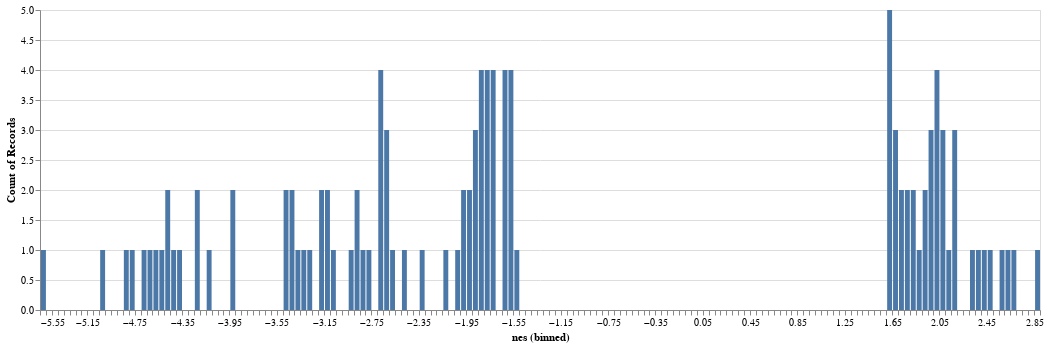

Source (notebook cell):
### Code cell
nes_dist("h", alpha=0.05)

### Figure 1 — Vega-Lite specification as saved in the notebook (floating-point values rounded to 4 significant figures)
{"config": {"view": {"continuousWidth": 300, "continuousHeight": 300}}, "data": {"name": "data-9d04fad007d9312eeee3db9ad27cb8fe"}, "mark": {"type": "bar"}, "encoding": {"x": {"bin": {"step": 0.05}, "field": "nes", "type": "quantitative"}, "y": {"aggregate": "count", "type": "quantitative"}}, "height": 300, "width": 1000, "$schema": "https://vega.github.io/schema/vega-lite/v5.15.1.json", "datasets": {"data-9d04fad007d9312eeee3db9ad27cb8fe": [{"nes": -4.6}, {"nes": -4.47}, {"nes": -3.928}, {"nes": -3.326}, {"nes": -3.14}, {"nes": -3.111}, {"nes": -2.645}, {"nes": -2.345}, {"nes": -2.102}, {"nes": -1.976}, {"nes": -1.88}, {"nes": -1.846}, {"nes": -1.799}, {"nes": -1.573}, {"nes": -4.808}, {"nes": -4.574}, {"nes": -4.139}, {"nes": -3.352}, {"nes": -3.264}, {"nes": -3.182}, {"nes": -2.599}, {"nes": -2.498}, {"nes": -2.036}, {"nes": -1.915}, {"nes": -1.899}, {"nes": -1.843}, {"nes": -1.815}, {"nes": -1.718}, {"nes": -1.701}, {"nes": -1.636}, {"nes": -1.6}, {"nes": -1.564}, {"nes": -4.675}, {"nes": -4.456}, {"nes": -3.91}, {"nes": -3.435}, {"nes": -2.946}, {"nes": -2.765}, {"nes": -2.653}, {"nes": -2.639}, {"nes": -1.813}, {"nes": -1.779}, {"nes": -1.779}, {"nes": -1.627}, {"nes": -1.531}, {"nes": -5.019}, {"nes": -4.751}, {"nes": -4.427}, {"nes": -3.46}, {"nes": -3.056}, {"nes": -2.881}, {"nes": -2.808}, {"nes": -2.691}, {"nes": -1.997}, {"nes": -1.746}, {"nes": -1.61}, {"nes": -1.603}, {"nes": -1.578}, {"nes": -5.526}, {"nes": -4.528}, {"nes": -4.214}, {"nes": -3.418}, {"nes": -2.884}, {"nes": -2.687}, {"nes": -2.665}, {"nes": -2.629}, {"nes": -1.917}, {"nes": -1.782}, {"nes": -4.38}, {"nes": -4.208}, {"nes": -3.483}, {"nes": -3.157}, {"nes": -1.867}, {"nes": -1.732}, {"nes": 1.985}, {"nes": 1.788}, {"nes": 2.005}, {"nes": 1.912}, {"nes": 2.674}, {"nes": 2.62}, {"nes": 2.05}, {"nes": 1.742}, {"nes": 1.623}, {"nes": 1.617}, {"nes": 2.887}, {"nes": 2.566}, {"nes": 2.187}, {"nes": 2.431}, {"nes": 2.374}, {"nes": 2.113}, {"nes": 1.817}, {"nes": 1.764}, {"nes": 1.723}, {"nes": 1.631}, {"nes": 2.324}, {"nes": 2.152}, {"nes": 2.071}, {"nes": 2.053}, {"nes": 2.0}, {"nes": 1.975}, {"nes": 1.901}, {"nes": 1.699}, {"nes": 1.698}, {"nes": 1.673}, {"nes": 1.628}, {"nes": 1.606}, {"nes": 2.471}, {"nes": 2.179}, {"nes": 1.811}, {"nes": 2.014}, {"nes": 2.003}, {"nes": 1.97}, {"nes": 1.886}]}}
